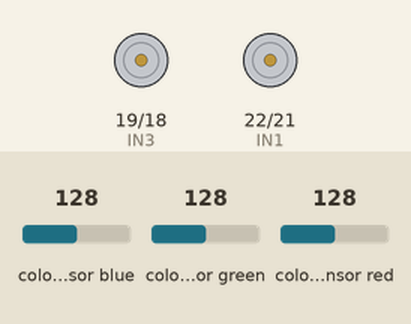
Bench run of a sketch on a simulated Arduino Mega 2560, built with avr-gcc and run on an emulated ATmega2560. Shown: motor-driver pin pairs drawn as motors (green arrow = first pin HIGH = forward, orange = second pin HIGH = backward, longer = more drive). Wiring (inferred from the names in the program): TCS3200 colour sensor: output pin 13; S2 pin 11; S3 pin 12; S0 pin 2; S1 pin 6. Inputs (shaded band) come from the test bench; at power-on: colour sensor blue 128, colour sensor green 128, colour sensor red 128. What the sketch prints to the serial monitor is not drawn.

Above: at 0.15 s.
Timing chart, 0 to 1.8 s (numbered marks = the images above):
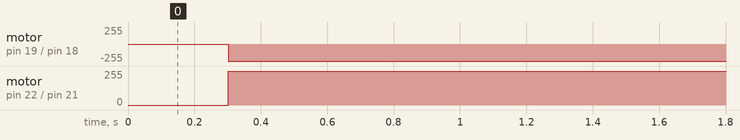

Measured:
- by itself, motor on pin 19 (IN3) / pin 18 (IN4): stopped → backward 255/255 at 0.30 s
- by itself, motor on pin 22 (IN1) / pin 21 (IN2): stopped → forward 255/255 at 0.30 s

The sketch:

mobil-detekWarna.ino
```cpp
#include <Arduino.h>

// Mendeklarasikan pin kontrol motor

//motor controlling pin
int IN1 = 22;
int IN2 = 21;
int IN3 = 19;
int IN4 = 18;
// TCS230 or TCS3200 pins wiring to Arduino
#define S0 2
#define S1 6
#define S2 11
#define S3 12
#define sensorOut 13

// Stores frequency read by the photodiodes
int redFrequency = 0;
int greenFrequency = 0;
int blueFrequency = 0;

void setup() {
  Serial.begin(115200);

  // Deklarasi pin motor sebagai output
  pinMode(IN1, OUTPUT);
  pinMode(IN2, OUTPUT);
  pinMode(IN3, OUTPUT);
  pinMode(IN4, OUTPUT);
   pinMode(S0, OUTPUT);
  pinMode(S1, OUTPUT);
  pinMode(S2, OUTPUT);
  pinMode(S3, OUTPUT);

  // Setting the sensorOut as an input
  pinMode(sensorOut, INPUT);

  // Setting frequency scaling to 20%
  digitalWrite(S0,HIGH);
  digitalWrite(S1,LOW);

  // Kondisi awal motor berhenti
  stop();
}

void loop() {
  digitalWrite(S2,LOW);
  digitalWrite(S3,LOW);

  // Reading the output frequency
  redFrequency = pulseIn(sensorOut, LOW);

   // Printing the RED (R) value
  Serial.print("R = ");
  Serial.print(redFrequency);
  delay(100);

  // Setting GREEN (G) filtered photodiodes to be read
  digitalWrite(S2,HIGH);
  digitalWrite(S3,HIGH);

  // Reading the output frequency
  greenFrequency = pulseIn(sensorOut, LOW);

  // Printing the GREEN (G) value
  Serial.print(" G = ");
  Serial.print(greenFrequency);
  delay(100);

  // Setting BLUE (B) filtered photodiodes to be read
  digitalWrite(S2,LOW);
  digitalWrite(S3,HIGH);

  // Reading the output frequency
  blueFrequency = pulseIn(sensorOut, LOW);

  // Printing the BLUE (B) value
  Serial.print(" B = ");
  Serial.println(blueFrequency);
  delay(100);

  if (redFrequency > 40 && redFrequency < 75 && greenFrequency > 42 && greenFrequency < 85 && blueFrequency > 30 && blueFrequency < 73){
    stop();
  }else{
    forward();

  }
}

// Fungsi untuk menggerakkan motor maju
void forward() {
  Serial.println("Maju");
  digitalWrite(IN1, HIGH);
  digitalWrite(IN3, LOW);
  digitalWrite(IN4, HIGH);
}

// Fungsi untuk menghentikan motor
void stop() {
  Serial.println("Berhenti");
  digitalWrite(IN1, LOW);
  digitalWrite(IN2, LOW);
  digitalWrite(IN3, LOW);
  digitalWrite(IN4, LOW);
}
```
